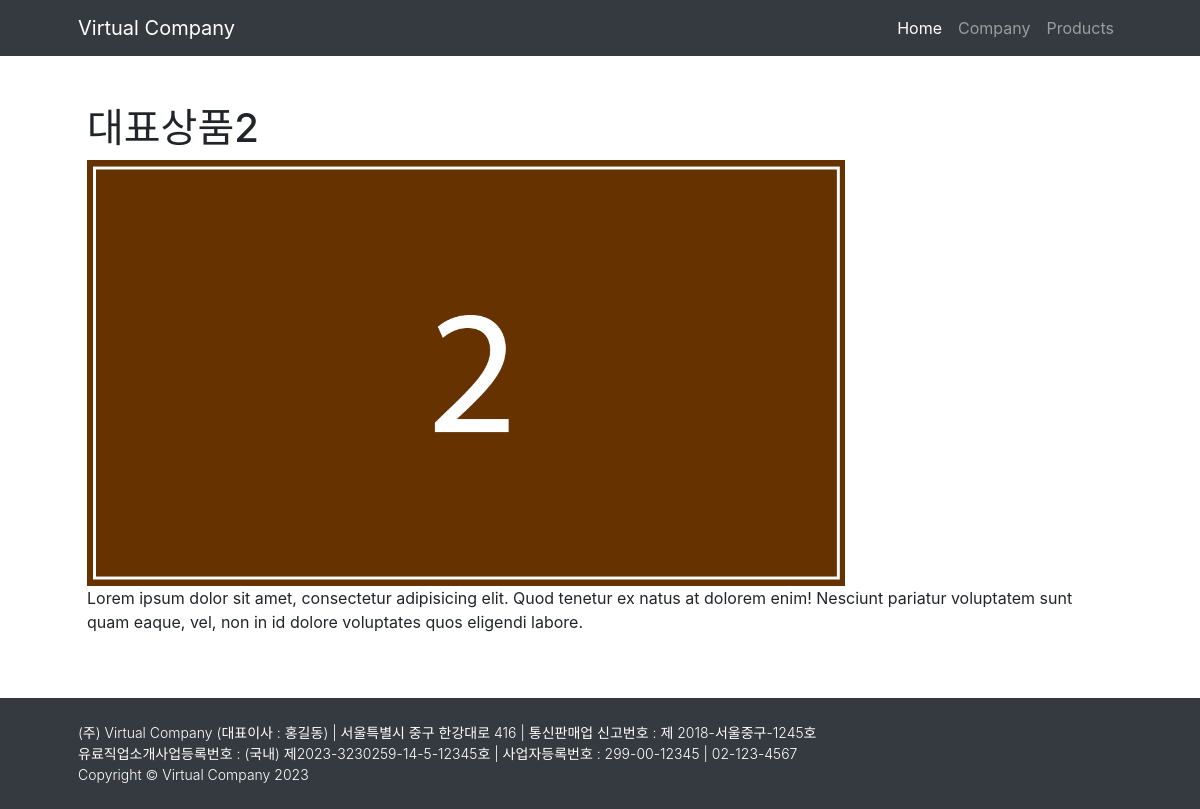
Page /mysite/2/ on the earlier database version.
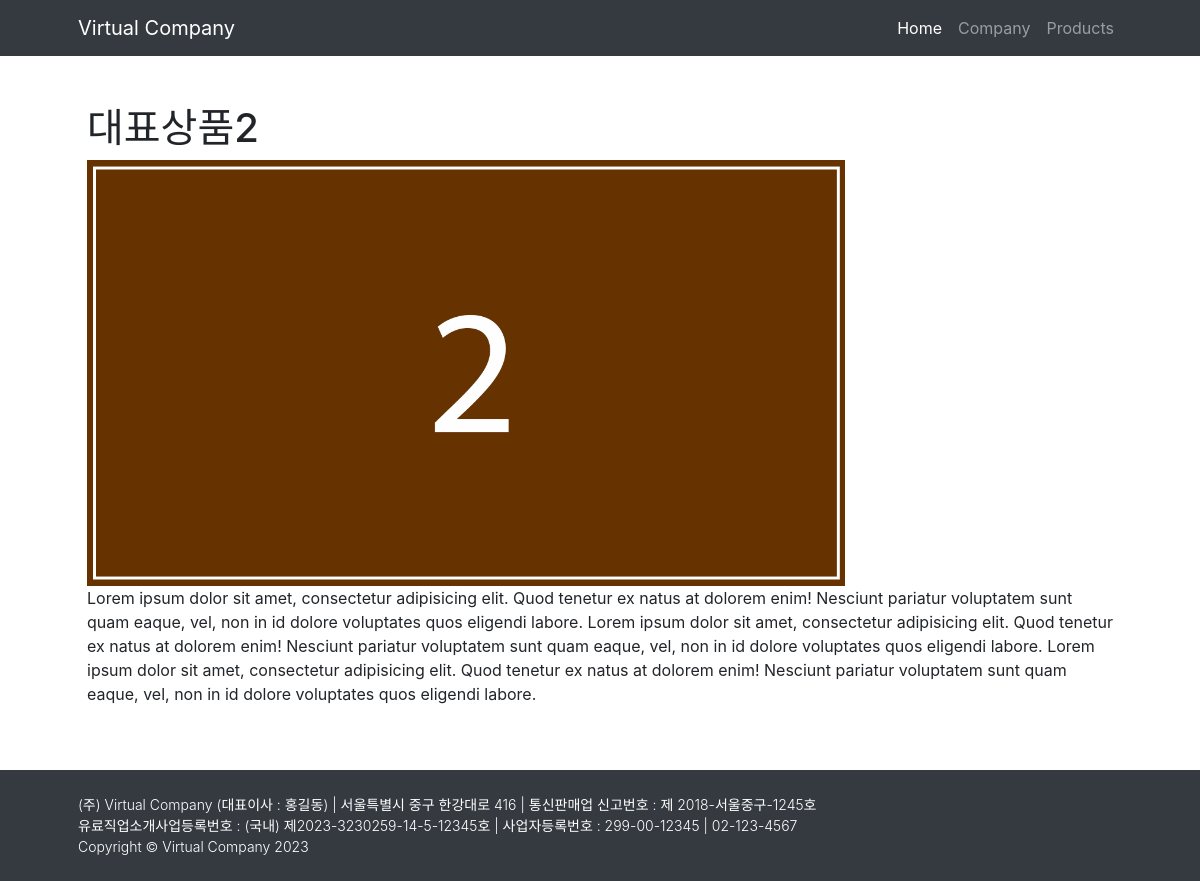
Same page on the later database version.
### mysite/models.py (models this page shows)
class Product(models.Model):
    title = models.CharField(max_length=200)
    image = models.ImageField(upload_to='pics/%y%m/%d/',  null=True)
    sub_content = models.CharField(max_length=200, default='', null=True)
    content = models.TextField()
    pub_date = models.DateTimeField('date published')
    isMain = models.BooleanField()

### mysite/views.py (the view)
# urls.py: path('<int:content_id>/', views.detail, name='detail'),
def detail(req, content_id):
    MainContent = Product.objects
    content_list = get_object_or_404(MainContent, pk=content_id)
    context = {'content_list': content_list}
    return render(req, 'mysite/content_detail.html', context)

### templates/mysite/content_detail.html
{% extends 'base.html' %}
{% block content %}
<div class="container px-4 px-lg-5">
    <div class="row gx-4 gx-lg-5 align-items-center my-5">
        <h1>{{content_list.title}}</h1>
        <img src="{{ content_list.image.url }}" class="d-block w-75" alt="...">
        <p>{{content_list.content}}</p>
    </div>
</div>
{% endblock %}

Differences in the rows shown:
changed Product "대표상품2": content "…voluptates quos eligendi labore." → "…voluptates quos eligendi labore. Lorem ipsum dolor sit amet, consectetur adipisicing elit. Quod tenetur ex natus at dolorem enim! Nesciunt pariatur voluptatem sunt quam eaque, vel, non in id dolore voluptates quos eligendi labore. Lorem ipsum dolor sit amet, consectetur adipisicing elit. Quod tenetur ex natus at dolorem enim! Nesciunt pariatur voluptatem sunt quam eaque, vel, non in id dolore voluptates quos eligendi labore."
